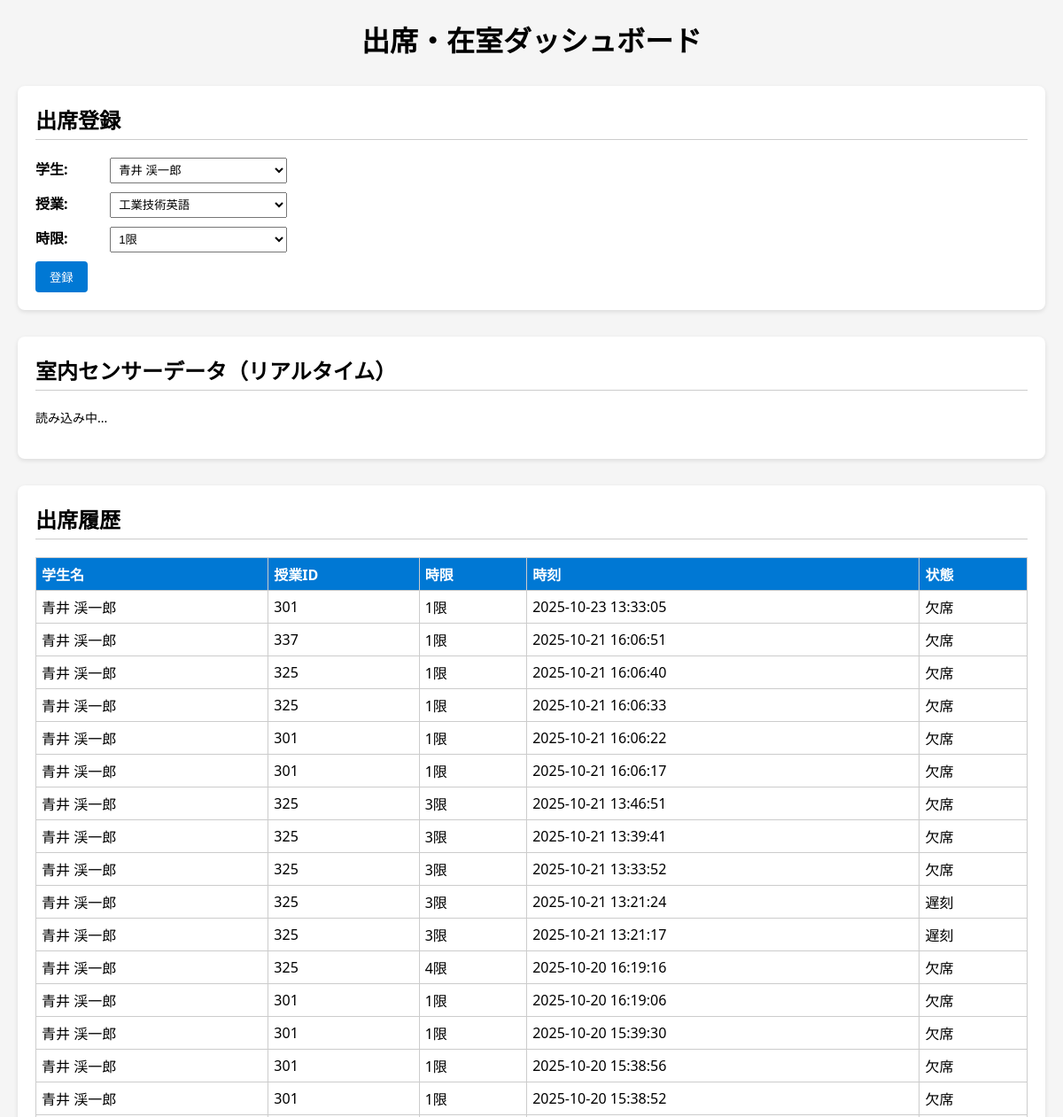
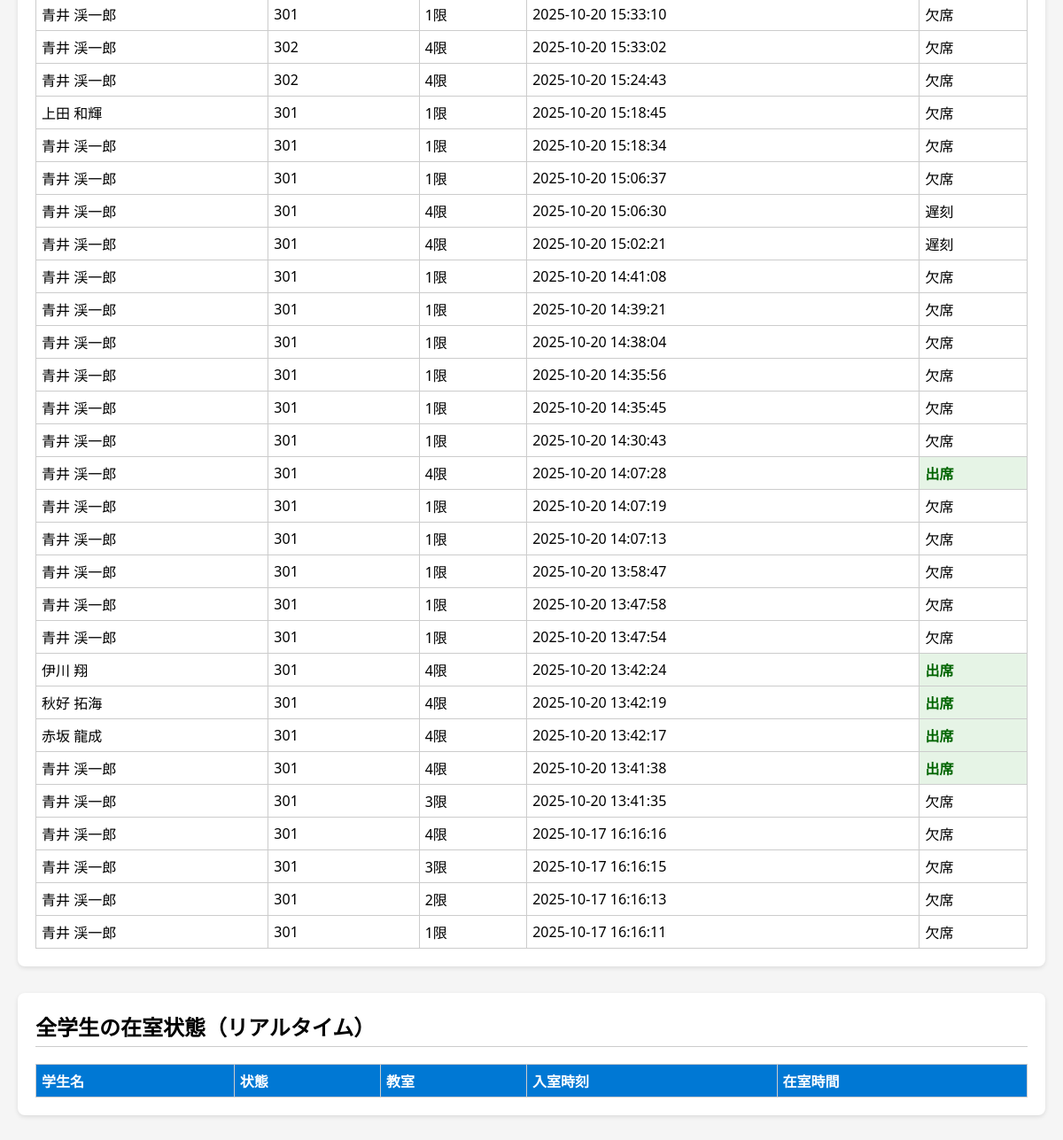
The app's page /attendance with its own data (2 pictures, top to bottom).
### tables this page shows
CREATE TABLE 出席記録 (
    学生ID INTEGER NOT NULL,
    授業ID INTEGER NOT NULL,
    出席時刻 TEXT NOT NULL,
    状態 TEXT NOT NULL, 時限 INTEGER,
    FOREIGN KEY (学生ID) REFERENCES 学生(学生ID),
    FOREIGN KEY (授業ID) REFERENCES 授業(授業ID)
);

CREATE TABLE 学生 (
    学生ID INTEGER PRIMARY KEY,
    学生名 TEXT NOT NULL
);

### app.py (the view, shortened to what this page needs)
@app.route("/attendance", methods=["GET", "POST"])
def attendance():
    conn = sqlite3.connect("zaiseki.db")
    cur = conn.cursor()
    cur.execute("SELECT 学生ID, 学生名 FROM 学生")
    students = cur.fetchall()
    cur.execute("SELECT 授業ID, 授業科目名 FROM 授業")
    classes = cur.fetchall()
    cur.execute("""
        SELECT 学生.学生名, 授業ID, 出席時刻, 状態, 時限
        FROM 出席記録
        JOIN 学生 ON 出席記録.学生ID = 学生.学生ID
        ORDER BY 出席時刻 DESC
    """)
    attendance = cur.fetchall()
    conn.close()
    latest_sensor = sensor_data[-1] if sensor_data else None
    return render_template("attendance_combined.html",
                           students=students,
                           classes=classes,
                           attendance=attendance,
                           sensor=latest_sensor)

### templates/attendance_combined.html (shortened to what this page needs)
<!DOCTYPE html>
<html lang="ja">
<head>
  <link rel="stylesheet" href="/static/style.css">
</head>
<body>
<h1>出席・在室ダッシュボード</h1>
<div class="section">
  <h2>出席登録</h2>
  <form method="POST">
    <label>学生:</label>
    <select name="student_id" required>
      {% for s in students %}
        <option value="{{ s[0] }}">{{ s[1] }}</option>
      {% endfor %}
    </select><br>
    <label>授業:</label>
    <select name="class_id" required>
      {% for c in classes %}
        <option value="{{ c[0] }}">{{ c[1] }}</option>
      {% endfor %}
    </select><br>
    <label>時限:</label>
    <select name="period" required>
      <option value="1">1限</option>
    </select><br>
    <button type="submit">登録</button>
  </form>
</div>
<div class="section">
  <h2>室内センサーデータ（リアルタイム）</h2>
  <div id="sensor-data">
    <p>読み込み中...</p>
  </div>
</div>
<div class="section">
  <h2>出席履歴</h2>
  <table>
    <tr><th>学生名</th><th>授業ID</th><th>時限</th><th>時刻</th><th>状態</th></tr>
    {% for r in attendance %}
      <tr>
        <td>{{ r[0] }}</td>
        <td>{{ r[1] }}</td>
        <td>{{ r[4] }}限</td>
        <td>{{ r[2] }}</td>
        <td class="status-{{ r[3] }}">{{ r[3] }}</td>
      </tr>
    {% endfor %}
  </table>
</div>
<div class="section">
  <h2>全学生の在室状態（リアルタイム）</h2>
  <table id="status-table">
    <thead>
      <tr><th>学生名</th><th>状態</th><th>教室</th><th>入室時刻</th><th>在室時間</th></tr>
    </thead>
  </table>
</div>
</body>
</html>

### static/style.css (style rules this page uses)
body { font-family: "Segoe UI", sans-serif; background-color: #f5f5f5; margin: 20px; }
h1 { text-align: center; margin-bottom: 30px; }
.section { background-color: #fff; border-radius: 8px; padding: 20px; margin-bottom: 30px; box-shadow: 0 2px 5px rgba(0,0,0,0.1); }
.section h2 { margin-top: 0; border-bottom: 1px solid #ccc; padding-bottom: 5px; }
form label { display: inline-block; width: 80px; font-weight: bold; }
select { width: 200px; padding: 5px; margin-bottom: 10px; }
button { padding: 8px 16px; background-color: #0078D4; color: white; border: none; border-radius: 4px; cursor: pointer; }
table { width: 100%; border-collapse: collapse; margin-top: 10px; }
th { background-color: #0078D4; color: white; position: sticky; top: 0; }
th, td { border: 1px solid #ccc; padding: 6px; text-align: left; }
.status-出席 { background-color: #e6f4e6; color: #006400; font-weight: bold; }
#sensor-data { font-size: 14px; line-height: 1.6; }

### records on screen
出席記録: 学生名 "青井 渓一郎", 授業ID "301", 時限 "1", 出席時刻 "2025-10-23 13:33:05", 状態 "欠席"
出席記録: 学生名 "青井 渓一郎", 授業ID "337", 時限 "1", 出席時刻 "2025-10-21 16:06:51", 状態 "欠席"
出席記録: 学生名 "青井 渓一郎", 授業ID "325", 時限 "1", 出席時刻 "2025-10-21 16:06:40", 状態 "欠席"
出席記録: 学生名 "青井 渓一郎", 授業ID "325", 時限 "1", 出席時刻 "2025-10-21 16:06:33", 状態 "欠席"
出席記録: 学生名 "青井 渓一郎", 授業ID "301", 時限 "1", 出席時刻 "2025-10-21 16:06:22", 状態 "欠席"
出席記録: 学生名 "青井 渓一郎", 授業ID "301", 時限 "1", 出席時刻 "2025-10-21 16:06:17", 状態 "欠席"
出席記録: 学生名 "青井 渓一郎", 授業ID "325", 時限 "3", 出席時刻 "2025-10-21 13:46:51", 状態 "欠席"
出席記録: 学生名 "青井 渓一郎", 授業ID "325", 時限 "3", 出席時刻 "2025-10-21 13:39:41", 状態 "欠席"
出席記録: 学生名 "青井 渓一郎", 授業ID "325", 時限 "3", 出席時刻 "2025-10-21 13:33:52", 状態 "欠席"
出席記録: 学生名 "青井 渓一郎", 授業ID "325", 時限 "3", 出席時刻 "2025-10-21 13:21:24", 状態 "遅刻"
出席記録: 学生名 "青井 渓一郎", 授業ID "325", 時限 "3", 出席時刻 "2025-10-21 13:21:17", 状態 "遅刻"
出席記録: 学生名 "青井 渓一郎", 授業ID "325", 時限 "4", 出席時刻 "2025-10-20 16:19:16", 状態 "欠席"
出席記録: 学生名 "青井 渓一郎", 授業ID "301", 時限 "1", 出席時刻 "2025-10-20 16:19:06", 状態 "欠席"
出席記録: 学生名 "青井 渓一郎", 授業ID "301", 時限 "1", 出席時刻 "2025-10-20 15:39:30", 状態 "欠席"
出席記録: 学生名 "青井 渓一郎", 授業ID "301", 時限 "1", 出席時刻 "2025-10-20 15:38:56", 状態 "欠席"
出席記録: 学生名 "青井 渓一郎", 授業ID "301", 時限 "1", 出席時刻 "2025-10-20 15:38:52", 状態 "欠席"
出席記録: 学生名 "青井 渓一郎", 授業ID "301", 時限 "1", 出席時刻 "2025-10-20 15:33:10", 状態 "欠席"
出席記録: 学生名 "青井 渓一郎", 授業ID "302", 時限 "4", 出席時刻 "2025-10-20 15:33:02", 状態 "欠席"
出席記録: 学生名 "青井 渓一郎", 授業ID "302", 時限 "4", 出席時刻 "2025-10-20 15:24:43", 状態 "欠席"
出席記録: 学生名 "上田 和輝", 授業ID "301", 時限 "1", 出席時刻 "2025-10-20 15:18:45", 状態 "欠席"
出席記録: 学生名 "青井 渓一郎", 授業ID "301", 時限 "1", 出席時刻 "2025-10-20 15:18:34", 状態 "欠席"
出席記録: 学生名 "青井 渓一郎", 授業ID "301", 時限 "1", 出席時刻 "2025-10-20 15:06:37", 状態 "欠席"
出席記録: 学生名 "青井 渓一郎", 授業ID "301", 時限 "4", 出席時刻 "2025-10-20 15:06:30", 状態 "遅刻"
出席記録: 学生名 "青井 渓一郎", 授業ID "301", 時限 "4", 出席時刻 "2025-10-20 15:02:21", 状態 "遅刻"
出席記録: 学生名 "青井 渓一郎", 授業ID "301", 時限 "1", 出席時刻 "2025-10-20 14:41:08", 状態 "欠席"
出席記録: 学生名 "青井 渓一郎", 授業ID "301", 時限 "1", 出席時刻 "2025-10-20 14:39:21", 状態 "欠席"
出席記録: 学生名 "青井 渓一郎", 授業ID "301", 時限 "1", 出席時刻 "2025-10-20 14:38:04", 状態 "欠席"
出席記録: 学生名 "青井 渓一郎", 授業ID "301", 時限 "1", 出席時刻 "2025-10-20 14:35:56", 状態 "欠席"
出席記録: 学生名 "青井 渓一郎", 授業ID "301", 時限 "1", 出席時刻 "2025-10-20 14:35:45", 状態 "欠席"
出席記録: 学生名 "青井 渓一郎", 授業ID "301", 時限 "1", 出席時刻 "2025-10-20 14:30:43", 状態 "欠席"
出席記録: 学生名 "青井 渓一郎", 授業ID "301", 時限 "4", 出席時刻 "2025-10-20 14:07:28", 状態 "出席"
出席記録: 学生名 "青井 渓一郎", 授業ID "301", 時限 "1", 出席時刻 "2025-10-20 14:07:19", 状態 "欠席"
出席記録: 学生名 "青井 渓一郎", 授業ID "301", 時限 "1", 出席時刻 "2025-10-20 14:07:13", 状態 "欠席"
出席記録: 学生名 "青井 渓一郎", 授業ID "301", 時限 "1", 出席時刻 "2025-10-20 13:58:47", 状態 "欠席"
出席記録: 学生名 "青井 渓一郎", 授業ID "301", 時限 "1", 出席時刻 "2025-10-20 13:47:58", 状態 "欠席"
出席記録: 学生名 "青井 渓一郎", 授業ID "301", 時限 "1", 出席時刻 "2025-10-20 13:47:54", 状態 "欠席"
出席記録: 学生名 "伊川 翔", 授業ID "301", 時限 "4", 出席時刻 "2025-10-20 13:42:24", 状態 "出席"
出席記録: 学生名 "秋好 拓海", 授業ID "301", 時限 "4", 出席時刻 "2025-10-20 13:42:19", 状態 "出席"
出席記録: 学生名 "赤坂 龍成", 授業ID "301", 時限 "4", 出席時刻 "2025-10-20 13:42:17", 状態 "出席"
出席記録: 学生名 "青井 渓一郎", 授業ID "301", 時限 "4", 出席時刻 "2025-10-20 13:41:38", 状態 "出席"
出席記録: 学生名 "青井 渓一郎", 授業ID "301", 時限 "3", 出席時刻 "2025-10-20 13:41:35", 状態 "欠席"
出席記録: 学生名 "青井 渓一郎", 授業ID "301", 時限 "4", 出席時刻 "2025-10-17 16:16:16", 状態 "欠席"
出席記録: 学生名 "青井 渓一郎", 授業ID "301", 時限 "3", 出席時刻 "2025-10-17 16:16:15", 状態 "欠席"
出席記録: 学生名 "青井 渓一郎", 授業ID "301", 時限 "2", 出席時刻 "2025-10-17 16:16:13", 状態 "欠席"
出席記録: 学生名 "青井 渓一郎", 授業ID "301", 時限 "1", 出席時刻 "2025-10-17 16:16:11", 状態 "欠席"

### other values on screen
form field student_id "青井 渓一郎"
form field class_id "工業技術英語"
